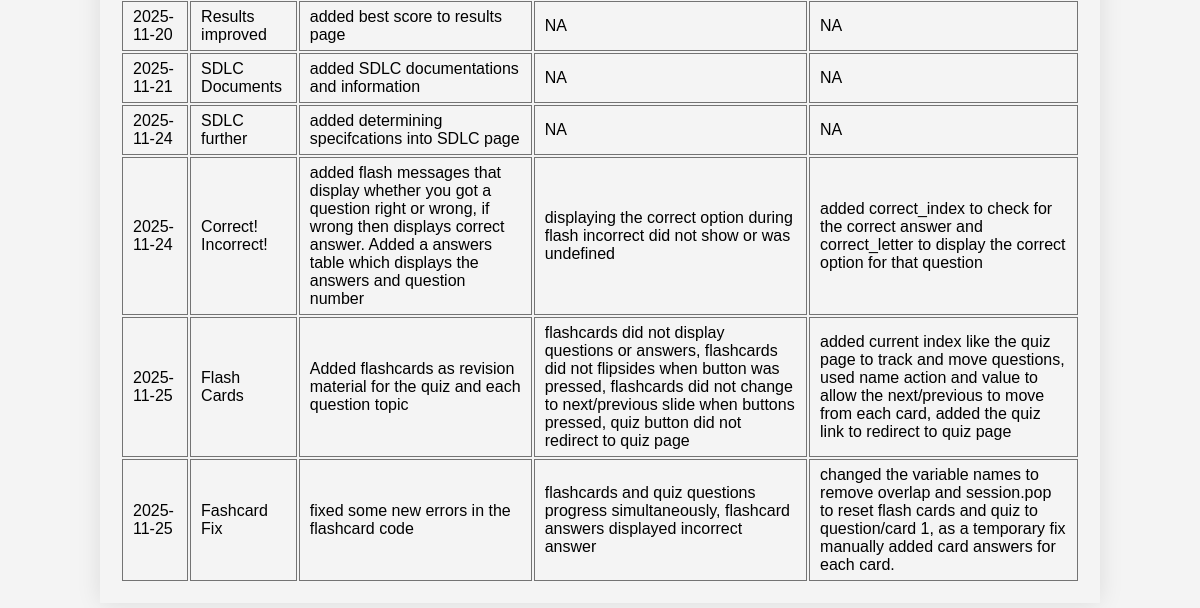
Page /logs (signed in, lower part) on the earlier database version.
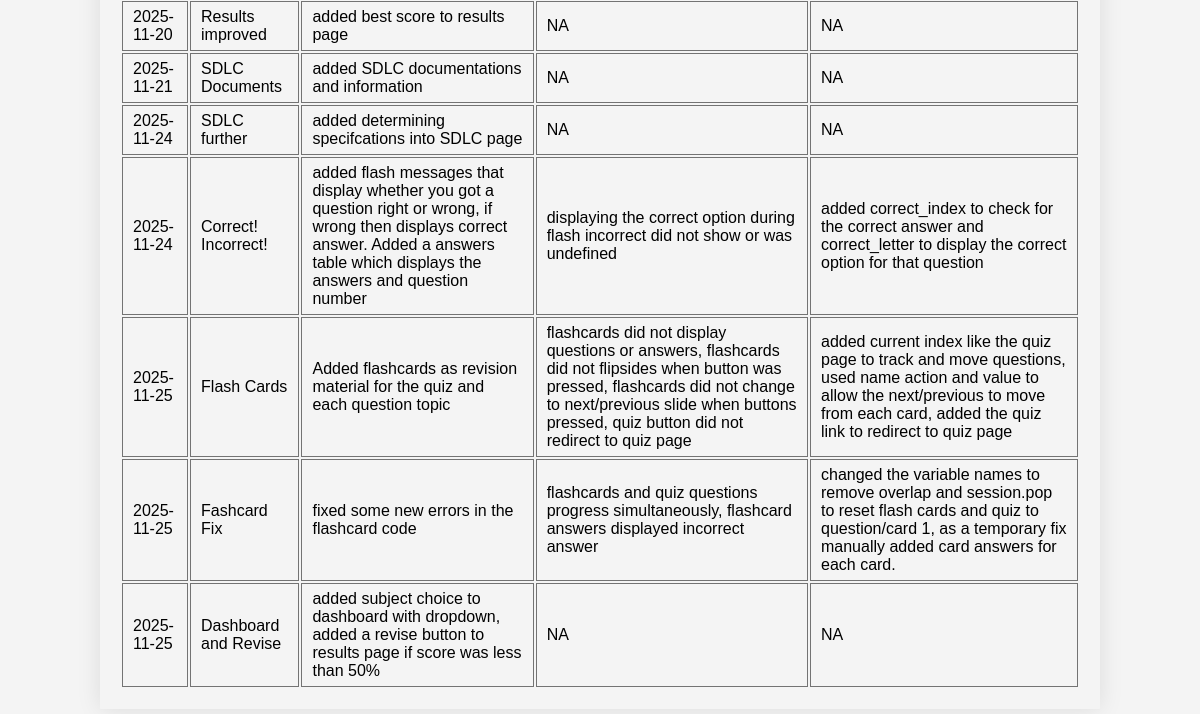
Same page on the later database version.
### tables this page shows
CREATE TABLE progresslogs (
    id INTEGER PRIMARY KEY AUTOINCREMENT,
    user_id INTEGER NOT NULL,
    date TEXT NOT NULL,
    title TEXT NOT NULL UNIQUE,
    details TEXT NOT NULL,
    image_path TEXT,
    challenges TEXT NOT NULL,
    solutions TEXT NOT NULL
);

### app.py (the view)
@app.route('/logs', methods = ['GET', 'POST'])
@login_required
def logs():
    conn = get_db_connection()
    cursor = conn.cursor()
    cursor.execute("SELECT date, title, details, challenges, solutions FROM progresslogs WHERE user_id = ? ORDER BY date ASC", (current_user.id,))
    posts = cursor.fetchall()
    conn.close()
    return render_template('logs.html', posts = posts, username=current_user.username)

### app.py (called while the page is built)
@login_manager.user_loader
def load_user(user_id):
    conn = get_db_connection()
    cursor = conn.cursor()
    cursor.execute('SELECT id, username FROM users WHERE id = ?', (user_id),)
    user = cursor.fetchone()
    conn.close()
    if user:
        return User(id=user['id'], username = user['username'])
    return None

def get_db_connection():
    conn = sqlite3.connect('database.db')
    conn.row_factory = sqlite3.Row
    return conn

### templates/logs.html (shortened to what this page needs)
{% extends 'base.html' %}
{% block content %}
    {% if posts %}
        <table>
        {% for post in posts %}
            <tr>
                <td>{{ post.date }}</td>
                <td>{{ post.title }}</td>
                <td>{{ post.details }}</td>
                <td>{{ post.challenges }}</td>
                <td>{{ post.solutions }}</td>
            </tr>
        {% endfor%}
        </table>
    {% else %}
    <p>No progress entries found.</p>
    {%endif%}
{% endblock %}

### templates/base.html (shortened to what this page needs)
<!DOCTYPE html>
<html lang="en">
<head>
    <link rel="stylesheet" href="{{ url_for('static', filename='styles.css') }}">
</head>
<body>
    <content>
        {% block content %}
        {% endblock %}
    </content>
</body>
</html>

### static/styles.css (style rules this page uses)
body { font-family: Arial, sans-serif; margin: 10px; padding: 0; background-color: #f4f4f4; color:black; }
table { max-width: 1000px; margin: 15px auto; padding: 20px; border-radius: 1px; box-shadow: 0 0 25px rgba(0,0,0, 0.1); align-content: center; }

Differences in the rows shown:
added progresslogs: date "2025-11-25", title "Dashboard and Revise", details "added subject choice to dashboard with dropdown, added a revise button to results page if score was less than 50%", challenges "NA", solutions "NA"
